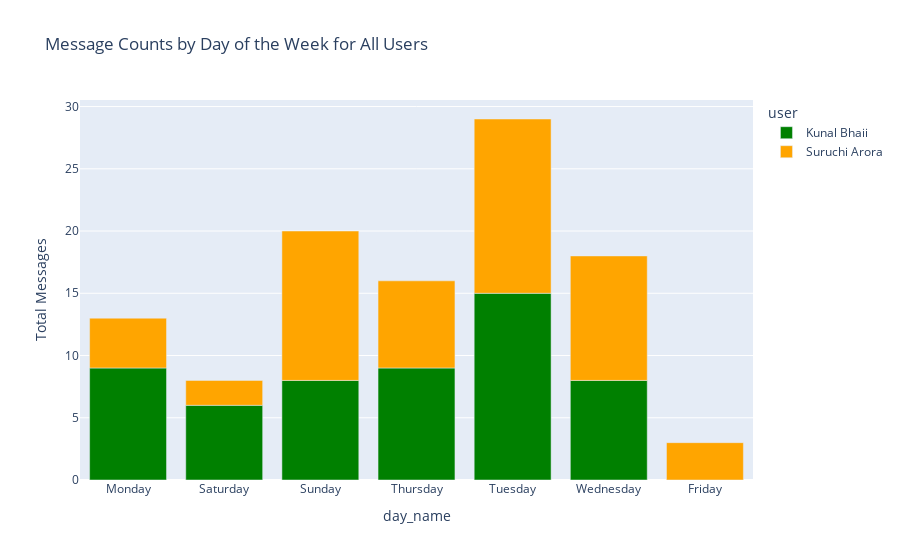

The cell this chart's notebook holds for it:
### Code cell
filtered_df['day_name'] = filtered_df['message_date'].dt.day_name()
bd = filtered_df.groupby(['user', 'day_name']).size().reset_index(name='total_messages')
custom_colors = ['green', 'orange', 'purple', 'cyan', 'magenta']

# Create a single bar chart for all users, showing the message counts for each day of the week
fig = px.bar(bd, x='day_name', y='total_messages', color='user',
            color_discrete_sequence=custom_colors,

             labels={'total_messages': 'Total Messages'},
             title='Message Counts by Day of the Week for All Users')

fig.show()

### Figure 1 — Plotly figure (JSON) as saved in the notebook; plotly's stock layout.template omitted (floating-point values rounded to 4 significant figures)
{"data": [{"alignmentgroup": "True", "hovertemplate": "user=Kunal Bhaii<br>day_name=%{x}<br>Total Messages=%{y}<extra></extra>", "legendgroup": "Kunal Bhaii", "marker": {"color": "green", "pattern": {"shape": ""}}, "name": "Kunal Bhaii", "offsetgroup": "Kunal Bhaii", "orientation": "v", "showlegend": true, "textposition": "auto", "type": "bar", "x": ["Monday", "Saturday", "Sunday", "Thursday", "Tuesday", "Wednesday"], "xaxis": "x", "y": [9, 6, 8, 9, 15, 8], "yaxis": "y"}, {"alignmentgroup": "True", "hovertemplate": "user=Suruchi Arora<br>day_name=%{x}<br>Total Messages=%{y}<extra></extra>", "legendgroup": "Suruchi Arora", "marker": {"color": "orange", "pattern": {"shape": ""}}, "name": "Suruchi Arora", "offsetgroup": "Suruchi Arora", "orientation": "v", "showlegend": true, "textposition": "auto", "type": "bar", "x": ["Friday", "Monday", "Saturday", "Sunday", "Thursday", "Tuesday", "Wednesday"], "xaxis": "x", "y": [3, 4, 2, 12, 7, 14, 10], "yaxis": "y"}], "layout": {"barmode": "relative", "legend": {"title": {"text": "user"}, "tracegroupgap": 0}, "title": {"text": "Message Counts by Day of the Week for All Users"}, "xaxis": {"anchor": "y", "domain": [0, 1], "title": {"text": "day_name"}}, "yaxis": {"anchor": "x", "domain": [0, 1], "title": {"text": "Total Messages"}}}}
